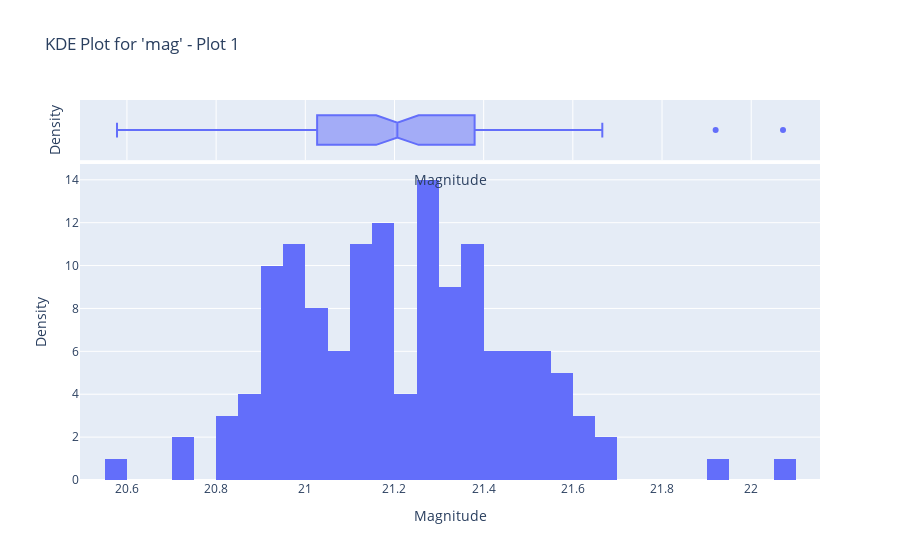
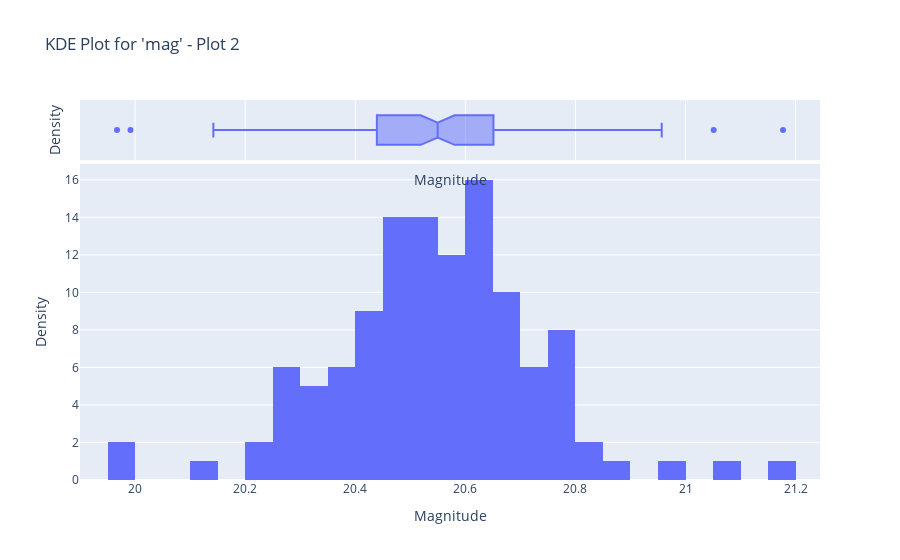
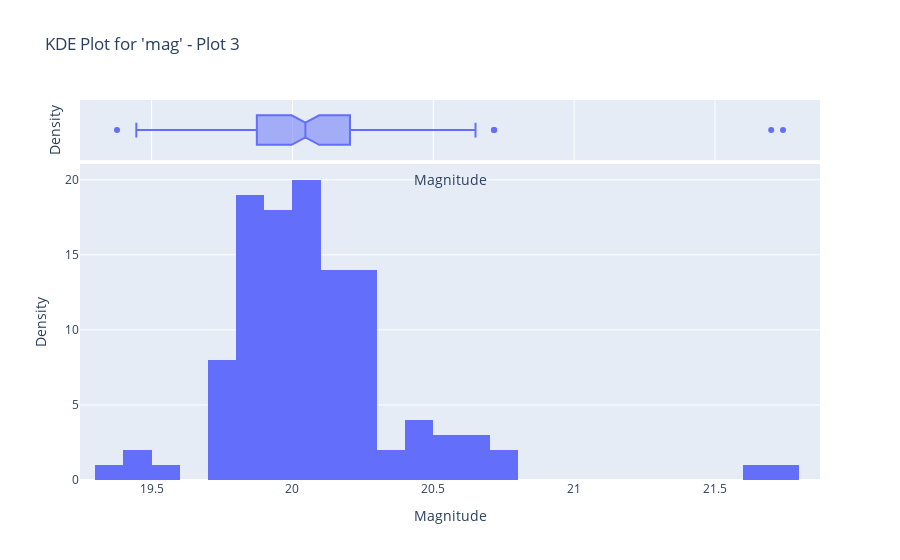
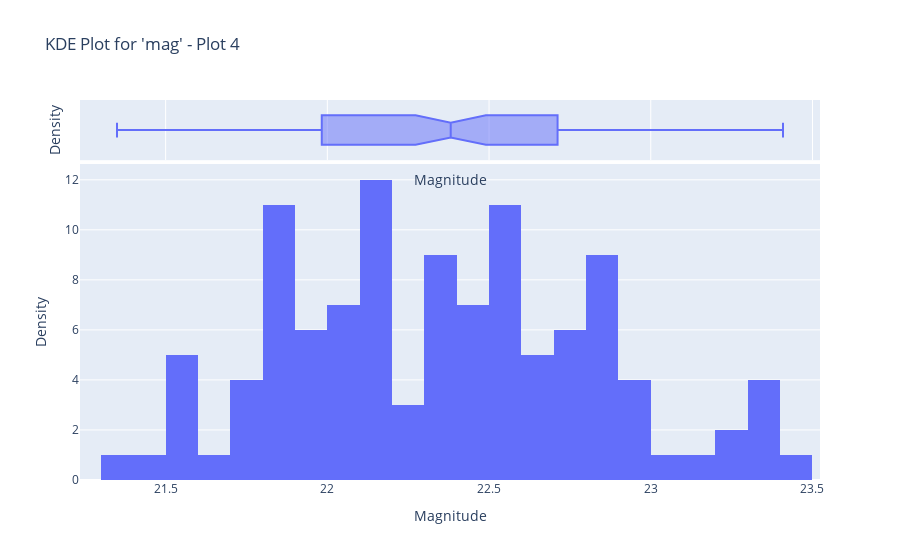

These figures' notebook cell, in order:
### Code cell
# Visualizing box and whisker plots and histograms for all individual light curves

for i, df in enumerate(all_dataframes):
    fig = px.histogram(df, x='mag', marginal='box', nbins=30, title=f"KDE Plot for 'mag' - Plot {i + 1}")

    fig.update_xaxes(title_text='Magnitude')
    fig.update_yaxes(title_text='Density')

    fig.show()

### Figure 1 — Plotly figure (JSON) as saved in the notebook; plotly's stock layout.template omitted (floating-point values rounded to 4 significant figures; data arrays with more than 128 entries replaced by an {"elided": "..."} marker saying what was removed)
{"data": [{"alignmentgroup": "True", "bingroup": "x", "hovertemplate": "mag=%{x}<br>count=%{y}<extra></extra>", "legendgroup": "", "marker": {"color": "#636efa", "pattern": {"shape": ""}}, "name": "", "nbinsx": 30, "offsetgroup": "", "orientation": "v", "showlegend": false, "type": "histogram", "x": {"elided": "136 float values"}, "xaxis": "x", "yaxis": "y"}, {"alignmentgroup": "True", "hovertemplate": "mag=%{x}<extra></extra>", "legendgroup": "", "marker": {"color": "#636efa"}, "name": "", "notched": true, "offsetgroup": "", "showlegend": false, "type": "box", "x": {"elided": "136 float values"}, "xaxis": "x2", "yaxis": "y2"}], "layout": {"barmode": "relative", "legend": {"tracegroupgap": 0}, "title": {"text": "KDE Plot for 'mag' - Plot 1"}, "xaxis": {"anchor": "y", "domain": [0, 1], "title": {"text": "Magnitude"}}, "xaxis2": {"anchor": "y2", "domain": [0, 1], "matches": "x", "showgrid": true, "showticklabels": false, "title": {"text": "Magnitude"}}, "yaxis": {"anchor": "x", "domain": [0, 0.8316], "title": {"text": "Density"}}, "yaxis2": {"anchor": "x2", "domain": [0.8416, 1], "matches": "y2", "showgrid": false, "showline": false, "showticklabels": false, "ticks": "", "title": {"text": "Density"}}}}

### Figure 2 — Plotly figure (JSON) as saved in the notebook; plotly's stock layout.template omitted (floating-point values rounded to 4 significant figures)
{"data": [{"alignmentgroup": "True", "bingroup": "x", "hovertemplate": "mag=%{x}<br>count=%{y}<extra></extra>", "legendgroup": "", "marker": {"color": "#636efa", "pattern": {"shape": ""}}, "name": "", "nbinsx": 30, "offsetgroup": "", "orientation": "v", "showlegend": false, "type": "histogram", "x": [20.32, 20.53, 20.59, 20.47, 20.59, 20.52, 20.59, 20.53, 20.59, 20.61, 20.49, 20.63, 20.65, 20.67, 20.61, 20.48, 20.39, 20.48, 20.48, 20.57, 20.51, 20.42, 20.55, 20.53, 20.52, 20.57, 20.67, 20.77, 20.64, 20.7, 20.72, 20.58, 20.96, 20.8, 20.51, 20.73, 20.54, 20.68, 20.51, 20.74, 20.46, 20.8, 20.63, 20.73, 20.63, 20.61, 20.65, 20.62, 21.05, 20.76, 20.59, 20.68, 20.67, 20.6, 19.99, 20.47, 20.61, 20.59, 20.61, 20.77, 20.47, 20.78, 19.97, 20.52, 20.62, 20.75, 20.52, 20.83, 20.48, 20.54, 20.63, 20.61, 20.64, 21.18, 20.56, 20.42, 20.6, 20.75, 20.43, 20.44, 20.84, 20.47, 20.65, 20.86, 20.68, 20.42, 20.45, 20.44, 20.44, 20.49, 20.58, 20.63, 20.41, 20.37, 20.38, 20.36, 20.7, 20.44, 20.26, 20.51, 20.46, 20.3, 20.14, 20.24, 20.31, 20.38, 20.36, 20.27, 20.49, 20.27, 20.29, 20.31, 20.29, 20.35, 20.35, 20.71, 20.24], "xaxis": "x", "yaxis": "y"}, {"alignmentgroup": "True", "hovertemplate": "mag=%{x}<extra></extra>", "legendgroup": "", "marker": {"color": "#636efa"}, "name": "", "notched": true, "offsetgroup": "", "showlegend": false, "type": "box", "x": [20.32, 20.53, 20.59, 20.47, 20.59, 20.52, 20.59, 20.53, 20.59, 20.61, 20.49, 20.63, 20.65, 20.67, 20.61, 20.48, 20.39, 20.48, 20.48, 20.57, 20.51, 20.42, 20.55, 20.53, 20.52, 20.57, 20.67, 20.77, 20.64, 20.7, 20.72, 20.58, 20.96, 20.8, 20.51, 20.73, 20.54, 20.68, 20.51, 20.74, 20.46, 20.8, 20.63, 20.73, 20.63, 20.61, 20.65, 20.62, 21.05, 20.76, 20.59, 20.68, 20.67, 20.6, 19.99, 20.47, 20.61, 20.59, 20.61, 20.77, 20.47, 20.78, 19.97, 20.52, 20.62, 20.75, 20.52, 20.83, 20.48, 20.54, 20.63, 20.61, 20.64, 21.18, 20.56, 20.42, 20.6, 20.75, 20.43, 20.44, 20.84, 20.47, 20.65, 20.86, 20.68, 20.42, 20.45, 20.44, 20.44, 20.49, 20.58, 20.63, 20.41, 20.37, 20.38, 20.36, 20.7, 20.44, 20.26, 20.51, 20.46, 20.3, 20.14, 20.24, 20.31, 20.38, 20.36, 20.27, 20.49, 20.27, 20.29, 20.31, 20.29, 20.35, 20.35, 20.71, 20.24], "xaxis": "x2", "yaxis": "y2"}], "layout": {"barmode": "relative", "legend": {"tracegroupgap": 0}, "title": {"text": "KDE Plot for 'mag' - Plot 2"}, "xaxis": {"anchor": "y", "domain": [0, 1], "title": {"text": "Magnitude"}}, "xaxis2": {"anchor": "y2", "domain": [0, 1], "matches": "x", "showgrid": true, "showticklabels": false, "title": {"text": "Magnitude"}}, "yaxis": {"anchor": "x", "domain": [0, 0.8316], "title": {"text": "Density"}}, "yaxis2": {"anchor": "x2", "domain": [0.8416, 1], "matches": "y2", "showgrid": false, "showline": false, "showticklabels": false, "ticks": "", "title": {"text": "Density"}}}}

### Figure 3 — Plotly figure (JSON) as saved in the notebook; plotly's stock layout.template omitted (floating-point values rounded to 4 significant figures)
{"data": [{"alignmentgroup": "True", "bingroup": "x", "hovertemplate": "mag=%{x}<br>count=%{y}<extra></extra>", "legendgroup": "", "marker": {"color": "#636efa", "pattern": {"shape": ""}}, "name": "", "nbinsx": 30, "offsetgroup": "", "orientation": "v", "showlegend": false, "type": "histogram", "x": [20.54, 20.19, 20.2, 20.03, 19.95, 19.96, 20.05, 19.85, 19.96, 19.99, 19.98, 20.06, 19.85, 19.96, 19.8, 19.97, 20.05, 19.85, 19.94, 19.91, 20.08, 20.65, 20.46, 20.72, 20.39, 20.63, 20.72, 20.45, 20.51, 21.74, 20.24, 20.22, 20.28, 20.14, 20.25, 20.23, 20.1, 20.17, 20.15, 20.12, 20.2, 20.39, 19.77, 20.05, 21.7, 20.03, 20.06, 19.95, 19.38, 19.51, 19.45, 19.93, 19.83, 20.09, 20.0, 20.09, 19.83, 19.99, 20.13, 20.12, 19.45, 19.86, 19.91, 19.9, 20.06, 20.09, 19.87, 19.87, 19.91, 19.82, 20.17, 19.88, 19.72, 19.82, 19.84, 19.85, 19.81, 19.74, 19.8, 19.87, 19.89, 19.78, 19.79, 19.76, 19.81, 20.4, 20.27, 20.48, 20.63, 20.24, 20.27, 20.29, 20.12, 20.17, 20.08, 19.97, 19.71, 19.95, 20.02, 19.96, 20.1, 20.16, 20.03, 20.0, 19.99, 20.21, 20.56, 20.02, 20.21, 20.11, 20.09, 20.27, 20.13], "xaxis": "x", "yaxis": "y"}, {"alignmentgroup": "True", "hovertemplate": "mag=%{x}<extra></extra>", "legendgroup": "", "marker": {"color": "#636efa"}, "name": "", "notched": true, "offsetgroup": "", "showlegend": false, "type": "box", "x": [20.54, 20.19, 20.2, 20.03, 19.95, 19.96, 20.05, 19.85, 19.96, 19.99, 19.98, 20.06, 19.85, 19.96, 19.8, 19.97, 20.05, 19.85, 19.94, 19.91, 20.08, 20.65, 20.46, 20.72, 20.39, 20.63, 20.72, 20.45, 20.51, 21.74, 20.24, 20.22, 20.28, 20.14, 20.25, 20.23, 20.1, 20.17, 20.15, 20.12, 20.2, 20.39, 19.77, 20.05, 21.7, 20.03, 20.06, 19.95, 19.38, 19.51, 19.45, 19.93, 19.83, 20.09, 20.0, 20.09, 19.83, 19.99, 20.13, 20.12, 19.45, 19.86, 19.91, 19.9, 20.06, 20.09, 19.87, 19.87, 19.91, 19.82, 20.17, 19.88, 19.72, 19.82, 19.84, 19.85, 19.81, 19.74, 19.8, 19.87, 19.89, 19.78, 19.79, 19.76, 19.81, 20.4, 20.27, 20.48, 20.63, 20.24, 20.27, 20.29, 20.12, 20.17, 20.08, 19.97, 19.71, 19.95, 20.02, 19.96, 20.1, 20.16, 20.03, 20.0, 19.99, 20.21, 20.56, 20.02, 20.21, 20.11, 20.09, 20.27, 20.13], "xaxis": "x2", "yaxis": "y2"}], "layout": {"barmode": "relative", "legend": {"tracegroupgap": 0}, "title": {"text": "KDE Plot for 'mag' - Plot 3"}, "xaxis": {"anchor": "y", "domain": [0, 1], "title": {"text": "Magnitude"}}, "xaxis2": {"anchor": "y2", "domain": [0, 1], "matches": "x", "showgrid": true, "showticklabels": false, "title": {"text": "Magnitude"}}, "yaxis": {"anchor": "x", "domain": [0, 0.8316], "title": {"text": "Density"}}, "yaxis2": {"anchor": "x2", "domain": [0.8416, 1], "matches": "y2", "showgrid": false, "showline": false, "showticklabels": false, "ticks": "", "title": {"text": "Density"}}}}

### Figure 4 — Plotly figure (JSON) as saved in the notebook; plotly's stock layout.template omitted (floating-point values rounded to 4 significant figures)
{"data": [{"alignmentgroup": "True", "bingroup": "x", "hovertemplate": "mag=%{x}<br>count=%{y}<extra></extra>", "legendgroup": "", "marker": {"color": "#636efa", "pattern": {"shape": ""}}, "name": "", "nbinsx": 30, "offsetgroup": "", "orientation": "v", "showlegend": false, "type": "histogram", "x": [22.62, 22.15, 22.13, 22.85, 22.55, 22.23, 22.59, 22.14, 22.05, 22.48, 22.61, 22.38, 22.62, 22.67, 22.56, 22.6, 23.31, 22.56, 22.57, 22.94, 22.73, 22.66, 22.74, 22.37, 21.88, 22.39, 22.89, 21.6, 22.2, 22.0, 22.76, 22.11, 22.39, 22.15, 22.59, 22.59, 22.38, 22.88, 22.85, 23.34, 21.53, 22.76, 23.4, 22.48, 22.87, 22.99, 23.29, 22.41, 23.03, 22.0, 23.37, 22.1, 22.91, 23.12, 21.87, 22.46, 22.45, 22.92, 22.82, 22.56, 22.73, 22.82, 22.14, 22.05, 22.43, 22.09, 22.8, 22.38, 22.39, 22.42, 22.14, 21.99, 22.08, 23.24, 21.54, 22.19, 21.98, 22.35, 22.29, 21.88, 22.16, 22.84, 22.18, 22.36, 22.2, 23.41, 22.77, 21.98, 21.35, 22.51, 21.91, 21.71, 21.89, 22.13, 21.84, 21.56, 21.48, 21.87, 21.88, 21.73, 21.92, 21.95, 21.69, 21.89, 21.89, 21.79, 21.88, 21.73, 21.9, 21.6, 22.52], "xaxis": "x", "yaxis": "y"}, {"alignmentgroup": "True", "hovertemplate": "mag=%{x}<extra></extra>", "legendgroup": "", "marker": {"color": "#636efa"}, "name": "", "notched": true, "offsetgroup": "", "showlegend": false, "type": "box", "x": [22.62, 22.15, 22.13, 22.85, 22.55, 22.23, 22.59, 22.14, 22.05, 22.48, 22.61, 22.38, 22.62, 22.67, 22.56, 22.6, 23.31, 22.56, 22.57, 22.94, 22.73, 22.66, 22.74, 22.37, 21.88, 22.39, 22.89, 21.6, 22.2, 22.0, 22.76, 22.11, 22.39, 22.15, 22.59, 22.59, 22.38, 22.88, 22.85, 23.34, 21.53, 22.76, 23.4, 22.48, 22.87, 22.99, 23.29, 22.41, 23.03, 22.0, 23.37, 22.1, 22.91, 23.12, 21.87, 22.46, 22.45, 22.92, 22.82, 22.56, 22.73, 22.82, 22.14, 22.05, 22.43, 22.09, 22.8, 22.38, 22.39, 22.42, 22.14, 21.99, 22.08, 23.24, 21.54, 22.19, 21.98, 22.35, 22.29, 21.88, 22.16, 22.84, 22.18, 22.36, 22.2, 23.41, 22.77, 21.98, 21.35, 22.51, 21.91, 21.71, 21.89, 22.13, 21.84, 21.56, 21.48, 21.87, 21.88, 21.73, 21.92, 21.95, 21.69, 21.89, 21.89, 21.79, 21.88, 21.73, 21.9, 21.6, 22.52], "xaxis": "x2", "yaxis": "y2"}], "layout": {"barmode": "relative", "legend": {"tracegroupgap": 0}, "title": {"text": "KDE Plot for 'mag' - Plot 4"}, "xaxis": {"anchor": "y", "domain": [0, 1], "title": {"text": "Magnitude"}}, "xaxis2": {"anchor": "y2", "domain": [0, 1], "matches": "x", "showgrid": true, "showticklabels": false, "title": {"text": "Magnitude"}}, "yaxis": {"anchor": "x", "domain": [0, 0.8316], "title": {"text": "Density"}}, "yaxis2": {"anchor": "x2", "domain": [0.8416, 1], "matches": "y2", "showgrid": false, "showline": false, "showticklabels": false, "ticks": "", "title": {"text": "Density"}}}}
